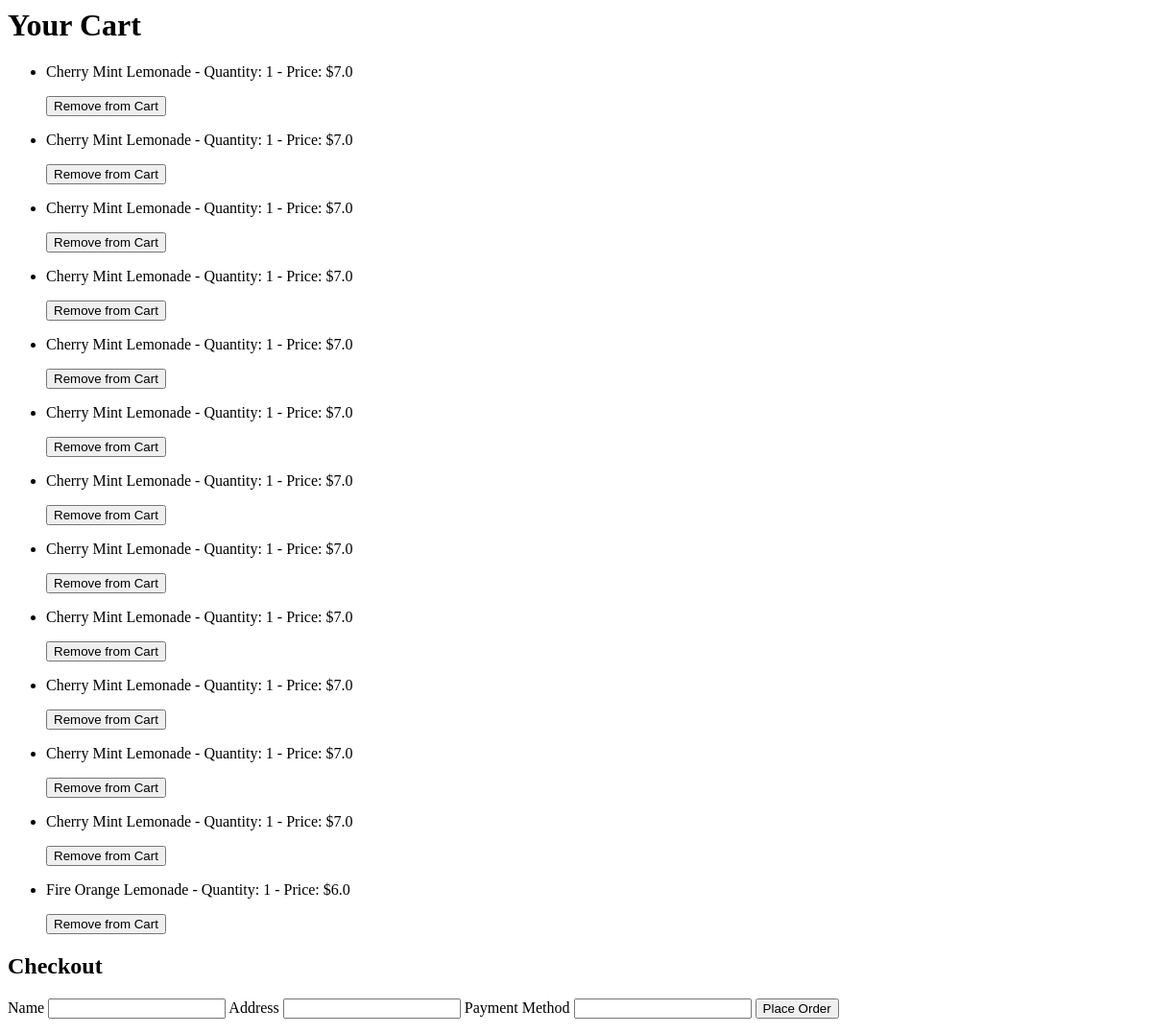
/cart (signed in), run on an earlier commit of the app's database.
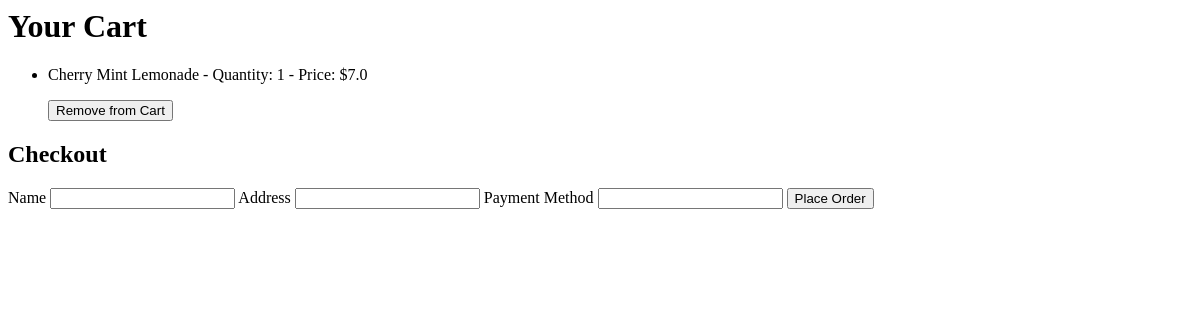
And on a later commit of the database.
### app.py (models this page shows, shortened)
class Cart(db.Model):
    __tablename__ = 'cart'
    id = db.Column(db.Integer, primary_key=True)
    user_id = db.Column(db.Integer, db.ForeignKey('user.id'), nullable=False)
    item_id = db.Column(db.Integer, db.ForeignKey('item.id'), nullable=False)
    quantity = db.Column(db.Integer, nullable=False)
    user = db.relationship('User', backref=db.backref('cart_items', lazy=True))
    item = db.relationship('Item', backref=db.backref('cart_items', lazy=True))

class Item(db.Model):
    id = db.Column(db.Integer, primary_key=True)
    title = db.Column(db.String(100))
    price = db.Column(db.Float)
    is_active = db.Column(db.Boolean)
    text = db.Column(db.String(500))
    image_filename = db.Column(db.String(100))

### app.py (the view, shortened to what this page needs)
@app.route('/cart', methods=['GET', 'POST'])
def cart():
    cart_items = Cart.query.filter_by(user_id=current_user.id).all()
    return render_template('cart.html', cart_items=cart_items)

### app.py (called while the page is built)
@login_manager.user_loader
def load_user(user_id):
    return User.query.get(int(user_id))

### templates/cart.html
<h1>Your Cart</h1>
{% if cart_items %}
    <ul>
        {% for item in cart_items %}
            <li>
                <p>{{ item.item.title }} - Quantity: {{ item.quantity }} - Price: ${{ item.item.price * item.quantity }}</p>
                <form action="{{ url_for('remove_from_cart', item_id=item.item.id) }}" method="POST">
                    <button type="submit">Remove from Cart</button>
                </form>
            </li>
        {% endfor %}
    </ul>
    <h2>Checkout</h2>
    <form method="POST">
        <label for="customer_name">Name</label>
        <input type="text" name="customer_name" required>
        <label for="customer_address">Address</label>
        <input type="text" name="customer_address" required>
        <label for="payment_method">Payment Method</label>
        <input type="text" name="payment_method" required>
        <button type="submit">Place Order</button>
    </form>
{% else %}
    <p>Your cart is empty!</p>
{% endif %}

What changed in the data, as far as the page shows it:
removed Cart: item "Cherry Mint Lemonade", quantity "1", item.item.price*item.quantity "7.0"
removed Cart: item "Cherry Mint Lemonade", quantity "1", item.item.price*item.quantity "7.0"
removed Cart: item "Cherry Mint Lemonade", quantity "1", item.item.price*item.quantity "7.0"
removed Cart: item "Cherry Mint Lemonade", quantity "1", item.item.price*item.quantity "7.0"
removed Cart: item "Cherry Mint Lemonade", quantity "1", item.item.price*item.quantity "7.0"
removed Cart: item "Cherry Mint Lemonade", quantity "1", item.item.price*item.quantity "7.0"
removed Cart: item "Cherry Mint Lemonade", quantity "1", item.item.price*item.quantity "7.0"
removed Cart: item "Cherry Mint Lemonade", quantity "1", item.item.price*item.quantity "7.0"
removed Cart: item "Cherry Mint Lemonade", quantity "1", item.item.price*item.quantity "7.0"
removed Cart: item "Cherry Mint Lemonade", quantity "1", item.item.price*item.quantity "7.0"
removed Cart: item "Cherry Mint Lemonade", quantity "1", item.item.price*item.quantity "7.0"
removed Cart: item "Fire Orange Lemonade", quantity "1", item.item.price*item.quantity "6.0"
